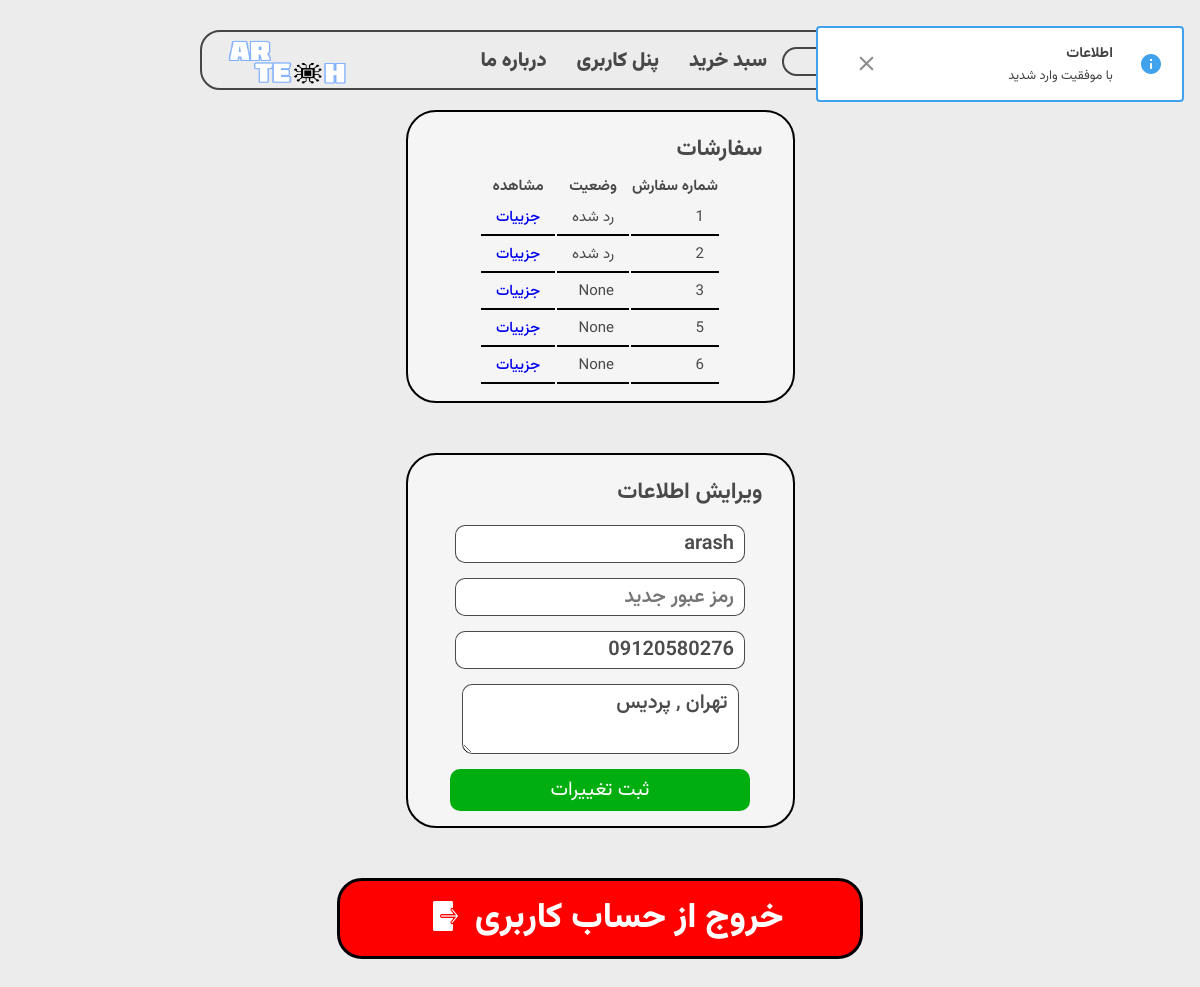
The app's page /user/dashboard (signed in) with its own data.
### models/model_cart.py (models this page shows, shortened)
class Cart(db.Model):
    __tablename__="carts"
    id = Column(Integer , primary_key= True)
    status = Column(String, default='pending')
    user_id = Column(Integer,ForeignKey('users.id'),nullable=False)
    user = db.relationship('User',backref=backref('carts', lazy ='dynamic'))
    def get_status_persian(self):
        if self.status == 'pending':
            return ' در انتظار پرداخت '
        elif self.status == 'Paid':
            return " پرداخت شده "
        elif self.status == 'sent':
            return ' ارسال شده '
        elif self.status == 'rejected':
            return ' رد شده '

### models/model_user.py (models this page shows)
class User(db.Model, UserMixin):
    __tablename__="users"
    id = Column(Integer , primary_key= True)
    username=Column(String,unique=True,nullable=False,index=True)
    password=Column(String ,nullable=False,index=True)
    phone=Column(String (11),nullable=False , index=True)
    address=Column(String ,nullable=False, index=True)
    date_created = Column(String(15), default=get_current_time)

### blueprints/user.py (the view, shortened to what this page needs)
@app.route('/user/dashboard' , methods=['GET' ,'POST'])
@login_required
def dashboard():
    if request.method == 'GET':
        flash(' با موفقیت وارد شدید ')
        return render_template('user/dashboard.html')

### app.py (called while the page is built)
@login_manager.user_loader
def load_user(user_id):
    return User.query.filter(User.id == user_id).first()

### templates/user/dashboard.html (shortened to what this page needs)
{% extends 'base.html' %}
{% block body %}
{% include 'parts/header.html' %}
    <section class="simple-box" style="width: 355px ;">
        <h1>سفارشات</h1>
        {% if current_user.carts |selectattr('status' , '!=','pending')|list|length > 0 %}
            <table class="cart">
                <tr>
                    <th>شماره سفارش</th>
                    <th>وضعیت</th>
                    <th>مشاهده</th>
                </tr>
                {% for cart in current_user.carts |selectattr('status' , '!=','pending') %}
                <tr>
                    <td>{{ cart.id }}</td>
                    <td>{{ cart.get_status_persian() }}</td>
                    <td><a href="{{ url_for('user.order', id = cart.id)}}">جزيیات</a></td>
                </tr>
                {% endfor %}
        {% else %}
            <i style="display: block ; text-align:center ;font-size:18px; "> سفارشی وجود ندارد </i>
        {%endif%}
        </table>
    </section>
    <section class="simple-box" style="width: 355px;">
        <h1> ویرایش اطلاعات </h1>
        <form action="#" method="POST">
            <input type="text" name="username" value="{{ current_user.username }}" placeholder="نام کاربری">
            <input type="password" name="password" placeholder="رمز عبور جدید ">
            <input type="number" value="{{ current_user.phone }}" name="phone" placeholder="تلفن">
            <textarea name="address" placeholder="آدرس">{{ current_user.address }}</textarea>
            <input type="submit"  value=" ثبت تغییرات  ">
        </form>
    </section>
    <a href="/user/logout" class="logout">  خروج از حساب کاربری <img src="{{ url_for('static' , filename='themes-image/logout.png') }}"></a>
{% endblock %}

### static/css/index.css (style rules this page uses)
:root { --font-color :rgba(32, 32, 32, 0.808) }
* { transition: all 300ms ease-in-out !important; }
body { padding: 0; margin: 0; font-size: 15px; background: #ececec; color: var(--font-color) ; font-family: Vazirmatn; }
a { text-decoration: none; font-weight: 500; display: flex; align-items: center; }
a > img { height: 20px; width: 20px; margin-right: 7px; margin-left: 6px; }
.simple-box { background:#f5f5f5; border: 2px solid black; border-radius: 30px; max-width: 1000px; margin: 20px auto auto ; padding: 15px; margin-bottom: 50px; }
.simple-box h1 { margin: 5px 15px; }
table.cart { margin: auto; }
table.cart td { padding: 5px 15px; border-bottom: 2px black solid ; }
a.logout { max-width: 500px; margin: 50px auto; color: white; font-size: 35px; font-weight: 800; justify-content: center; align-items: stretch; background-color: red; border-radius: 25px; border: #000000 solid 3px; padding: 10px; }
a.logout img { width: auto; height: auto; max-height: 30px; padding: 10px; max-width: 25px; }
.simple-box input , textarea , select { color: var(--font-color); font-size: 20px; font-weight: 600; font-family: vazirmatn; display: block; margin: 15px auto; border-radius: 10px; border: 1px solid var(--font-color); padding: 2px 10px; }
.simple-box input[type='submit'] { all: unset; border-radius: 10px; width: 100%; max-width: 290px; cursor: pointer; margin: auto; display: block; text-align: center; background: #00af0f; padding: 5px; font-size: 20px; color: white ; }

### records on screen
Cart: id "1", get_status_persian "رد شده"
Cart: id "2", get_status_persian "رد شده"
Cart: id "3", get_status_persian "None"
Cart: id "5", get_status_persian "None"
Cart: id "6", get_status_persian "None"
User: username "arash", phone "09120580276", address "تهران , پردیس"
